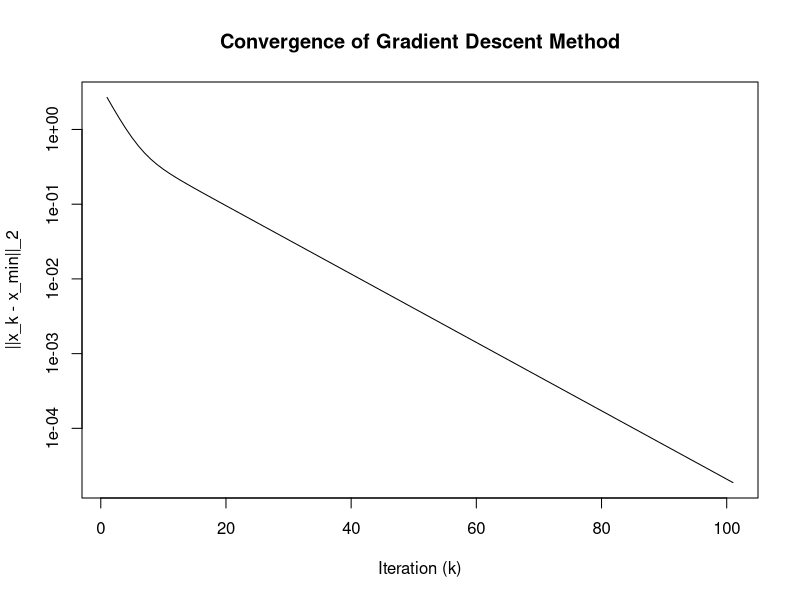

Here is the R script that generated this plot:
## ---- chunk 1
GradientDescent <- function(A, b, h, xo, TOL, N.max) {
  x <- xo
  x_iterations <- list(x)
  
  for (k in 1:N.max) {
    gradient <- A %*% x + b
    x_new <- x - h * gradient
    
    if (sqrt(sum((x_new - x)^2)) <= TOL) {
      break
    }
    
    x <- x_new
    x_iterations[[k + 1]] <- x
  }
  
  return(x_iterations)
}
## ---- chunk 2
# Define the parameters
A <- matrix(c(2, 1, 1, 2), nrow = 2)
b <- c(5, 6)
xo <- c(0, 0)
TOL <- 10^(-7)
h <- 0.1
N.max <- 100

# Test the function
iterations <- GradientDescent(A, b, h, xo, TOL, N.max)

# Print the results
print(iterations)
## ---- chunk 3
# Compute the true solution
x_min <- c(-4/3, -7/3)

# Compute the Euclidean norm of the difference between x_k and x_min for each iteration
norms <- sapply(iterations, function(x_k) sqrt(sum((x_k - x_min)^2)))

# Plot the convergence
plot(1:length(norms), norms, type = "l", 
     xlab = "Iteration (k)", ylab = "||x_k - x_min||_2",
     main = "Convergence of Gradient Descent Method",
     log = "y")

## ---- chunk 4
# Define the dimension
n <- 10

# Define the diagonal matrices
diag_main <- 2 * diag(n)
diag_upper <- diag(-1, n - 1)  # Upper diagonal
diag_lower <- diag(-1, n - 1)  # Lower diagonal

# Shift the upper diagonal to match the upper diagonal of M
M <- diag_main
M[1:(n-1), 2:n] <- M[1:(n-1), 2:n] + diag_upper
M[2:n, 1:(n-1)] <- M[2:n, 1:(n-1)] + diag_lower

# Define the vector v_n
v <- rep(1, n)

# Print M and v
print(M)
print(v)


## ---- chunk 5
# Initialize parameters
h <- 0.01           # Step size
TOL <- 1e-7         # Tolerance
N.max <- 1000       # Maximum number of iterations
x0 <- rep(0, 10)    # Initial approximation

# Define the function to minimize
f <- function(x) {
  0.5 * t(x) %*% M %*% x + t(v) %*% x + 1
}

# Define the gradient of the function
grad_f <- function(x) {
  M %*% x + v
}

# Perform gradient descent
x <- x0
for (k in 1:N.max) {
  x_new <- x - h * grad_f(x)
  
  # Stopping criterion
  if (sqrt(sum((x_new - x)^2)) < TOL) {
    break
  }
  
  x <- x_new
}

# Calculate minimum value and minimizer
x_min <- x
f_min <- f(x_min)

# Print results
cat("Minimizer x_min:", x_min, "\n")
cat("Minimum value f(x_min):", f_min, "\n")
## ---- chunk 6
# Step 1: Generate 1000 random numbers y
set.seed(42) # for reproducibility
y <- runif(1000)

# Step 2: Apply inverse transformation to get x
x <- -2 + 4 * y

# Step 3: Evaluate the function e^(x^2 + x)
f_x <- exp(x^2 + x)

# Step 4: Estimate the integral
I_estimate <- mean(f_x) * 4

# Display the result
I_estimate

## ---- chunk 7
# Generate 1000 random numbers x from U(-2, 2)
set.seed(42) # for reproducibility
x <- runif(1000, min = -2, max = 2)

# Step 2: Evaluate the function e^(x^2 + x)
f_x <- exp(x^2 + x)

# Estimate the integral
I_estimate <- mean(f_x) * 4

# Display the result
I_estimate

## ---- chunk 8
fun <- function(x) { ## Fun function
  return(exp(x^2 + x))
}


# Integrate the values.
result_integrate <- integrate(fun, lower = -2, upper = 2)
I_integrate <- result_integrate$value

# Display the result
I_integrate
## ---- chunk 9
# Define the function fun() to implement the mathematical function
fun <- function(x) {
  # Evaluates the function f(x) = cos^3(ex) + log_3(5x) - arctan(x) at given x
  return (cos(exp(1) * x) ^ 3) + log(5 * x, base = 3) - atan(x)
}

## ---- chunk 10
# Define the number of points N
N <- 10^6

# Create the grid vector
grid <- seq(1, 2, length.out = N + 1)
## ---- chunk 11
# Create vector m
m <- c(10, 100, 1000, 10000)

# Generating subgrids for each value of m
subgrid <- lapply(m, function(mi) {
  # Randomly sample mi points from the grid without replacement
  return(sample(grid, mi, replace = FALSE))
})
## ---- chunk 12
# Evaluating the function on each subgrid
eval <- lapply(subgrid, fun)

# Calculating the averages of eval and storing the result in monte.carlo
monte.carlo <- sapply(eval, mean)
## ---- chunk 13
# Exact value of the integral
exact_value <- 0.479199

# Calculate absolute differences between the exact value and each entry in monte.carlo
differences <- abs(monte.carlo - exact_value)

# Display the differences
differences

## ---- chunk 14
# Define parameters
n <- 178  # Number of eyeglasses
price_per_sale <- 1.00
loss_per_unhappy_customer <- 5.00
loss_per_extra_eyeglass <- 0.50
density_function <- function(x) ifelse(x > 0 & x < 200, 1/200, 0)  # Density function

# Simulate 100 sales
sales <- replicate(100, {
  # Generate random number of customers
  customers <- rpois(1, lambda = n)
  
  # Calculate expected number of sales
  expected_customers <- integrate(density_function, lower = 0, upper = Inf)$value
  expected_sales <- min(n, expected_customers)
  
  # Calculate profit and loss
  actual_sales <- min(n, customers)
  profit <- actual_sales * price_per_sale
  loss_unhappy_customers <- max(0, customers - actual_sales) * loss_per_unhappy_customer
  loss_surplus_eyeglasses <- max(0, n - customers) * loss_per_extra_eyeglass
  
  # Total profit after losses
  total_profit <- profit - loss_unhappy_customers - loss_surplus_eyeglasses
  
  return(total_profit)
})

# Calculate total profit over 100 sales
total_profit <- sum(sales)

# Print total profit
print(paste("Total profit over 100 sales:", total_profit))
## ---- chunk 15
# Define the number of simulations
num_simulations <- 100

# Function to simulate N
simulate_N <- function() {
  sum_U <- 0
  N <- 0
  while (sum_U <= 1) {
    sum_U <- sum_U + runif(1)
    N <- N + 1
  }
  return(N)
}

# Generate 100 values of N
N_values <- replicate(num_simulations, simulate_N())

# Estimate E(N)
estimated_mean_N <- mean(N_values)

# Print the estimated mean
print(paste("Estimated E(N) based on 100 simulations:", estimated_mean_N))
